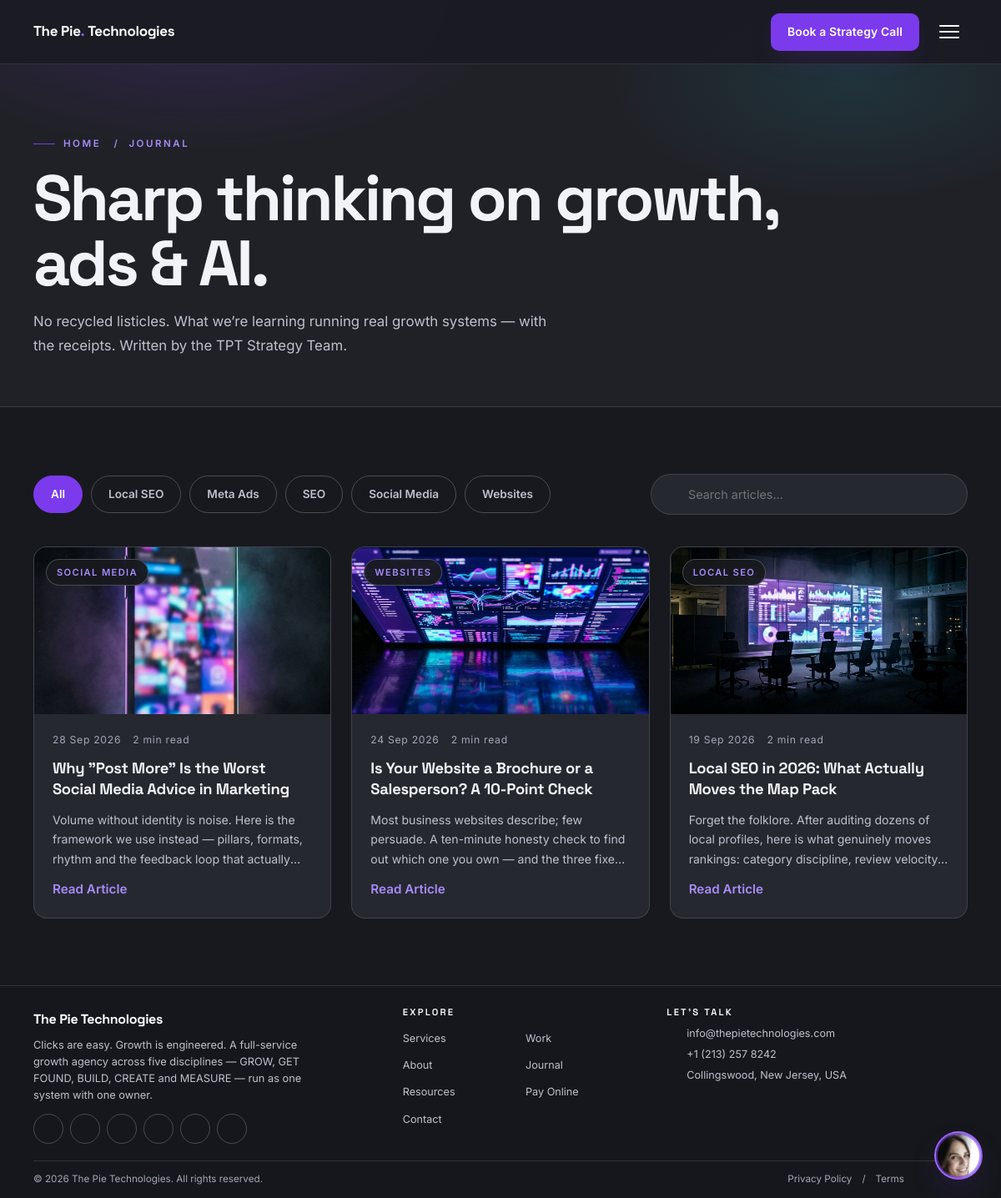
Screenshot of /blog.php with the database file from the repository.
### tables this page shows
CREATE TABLE IF NOT EXISTS blog_categories (
  id INT AUTO_INCREMENT PRIMARY KEY,
  name VARCHAR(100) NOT NULL,
  slug VARCHAR(100) UNIQUE NOT NULL
);

CREATE TABLE IF NOT EXISTS blog_posts (
  id INT AUTO_INCREMENT PRIMARY KEY,
  title VARCHAR(255) NOT NULL,
  slug VARCHAR(255) UNIQUE NOT NULL,
  category_id INT,
  featured_image VARCHAR(255),
  excerpt TEXT,
  content LONGTEXT,
  tags VARCHAR(255) DEFAULT '',
  author VARCHAR(150) DEFAULT 'The Pie Technologies',
  meta_title VARCHAR(255),
  meta_description TEXT,
  reading_time INT DEFAULT 5,
  views INT DEFAULT 0,
  status ENUM('draft','published') DEFAULT 'draft',
  published_at DATETIME,
  created_at TIMESTAMP DEFAULT CURRENT_TIMESTAMP,
  KEY idx_post_status (status),
  KEY idx_post_cat (category_id),
  CONSTRAINT fk_post_category FOREIGN KEY (category_id)
    REFERENCES blog_categories (id) ON DELETE SET NULL
);

### includes/functions.php (called while the page is built, shortened)
<?php
function settingsCache($reset = false)
{
    static $cache = null;
    if ($cache !== null) {
        return $cache;
    }
    $cache = array();
    foreach (dbAll('SELECT setting_key, setting_value FROM settings') as $row) {
        $cache[$row['setting_key']] = $row['setting_value'];
    }
    return $cache;
}
function getSetting($key, $default = '')
{
    $all = settingsCache();
    if (isset($all[$key]) && $all[$key] !== null && $all[$key] !== '') {
        return $all[$key];
    }
    return $default;
}
function esc($value)
{
    return htmlspecialchars((string) $value, ENT_QUOTES, 'UTF-8');
}
function url($path = '', $pretty = null)
{
    $path = trim((string) $path, '/');
    if ($pretty === null) {
        $pretty = PRETTY_URLS;
    }
    if ($path !== '' && substr($path, -4) !== '.php' && $pretty && strpos($path, '?') === false) {
        $url = BASE_URL . '/' . $path;
    } elseif ($path !== '' && substr($path, -4) !== '.php' && !$pretty && strpos($path, '?') === false) {
        $url = BASE_URL . '/' . $path . '.php';
    } else {
        $url = BASE_URL . ($path === '' ? '/' : '/' . $path);
    }
    return $url;
}
function asset($path)
{
    return BASE_URL . '/' . ltrim((string) $path, '/');
}
function formatDate($datetime, $format = 'j M Y')
{
    $ts = strtotime((string) $datetime);
    return $ts ? date($format, $ts) : '';
}
require_once dirname(__DIR__) . '/core/SampleContent.php';
function getPosts($opts = array())
{
    if (SampleContent::usesFallback('blog_posts')) { return SampleContent::posts($opts); }
    $where    = array("p.status = 'published'");
    $params   = array();
    $category = isset($opts['category']) ? $opts['category'] : '';
    $search   = isset($opts['search']) ? trim((string) $opts['search']) : '';
    $whereSql = implode(' AND ', $where);
    $totalRow = dbOne(
        "SELECT COUNT(*) AS c FROM blog_posts p LEFT JOIN blog_categories c ON c.id = p.category_id WHERE $whereSql",
        $params
    );
    $total = $totalRow ? (int) $totalRow['c'] : 0;
    $perPage = max(1, isset($opts['per_page']) ? (int) $opts['per_page'] : 9);
    $pages   = max(1, (int) ceil($total / $perPage));
    $page    = min(max(1, isset($opts['page']) ? (int) $opts['page'] : 1), $pages);
    $offset  = ($page - 1) * $perPage;
    $posts = dbAll(
        "SELECT p.*, c.name AS category_name, c.slug AS category_slug
         FROM blog_posts p LEFT JOIN blog_categories c ON c.id = p.category_id
         WHERE $whereSql
         ORDER BY p.published_at DESC, p.id DESC
         LIMIT $perPage OFFSET $offset",
        $params
    );
    return array('posts' => $posts, 'total' => $total, 'pages' => $pages, 'page' => $page);
}
function getBlogCategories()
{
    return dbAll('SELECT * FROM blog_categories ORDER BY name ASC');
}

### includes/db.php (called while the page is built, shortened)
<?php
if (!function_exists('dbAll')) {
    function dbAll($sql, $params = array())
    {
        try {
            $st = $GLOBALS['pdo']->prepare($sql);
            $st->execute($params);
            return $st->fetchAll();
        } catch (PDOException $e) {
            error_log('[TPT] Query failed: ' . $e->getMessage() . ' | ' . $sql);
            return array();
        }
    }
}
if (!function_exists('dbOne')) {
    function dbOne($sql, $params = array())
    {
        $rows = dbAll($sql, $params);
        return $rows ? $rows[0] : null;
    }
}

### includes/init.php (called while the page is built, shortened)
<?php
require_once __DIR__ . '/db.php';
require_once __DIR__ . '/functions.php';
require_once __DIR__ . '/data.php';
if (getSetting('maintenance_mode', '0') === '1') {
    $script     = isset($_SERVER['SCRIPT_NAME']) ? $_SERVER['SCRIPT_NAME'] : '';
    $isAdminArea = strpos(parse_url($_SERVER['REQUEST_URI'] ?? '', PHP_URL_PATH), '/admin') === 0 || strpos($script, '/admin/') !== false;
    $allowedIp  = getSetting('maintenance_ip', '');
    $clientIp   = pieClientIp();
    if (!$isAdminArea && !isAdminLoggedIn() && ($allowedIp === '' || $clientIp !== $allowedIp)) {
        http_response_code(503);
        require BASE_PATH . '/maintenance.php';
        exit;
    }
}

### core/SampleContent.php (called while the page is built, shortened)
<?php
class SampleContent
{
    public static function usesFallback($table)
    {
        static $empty = array();
        if (!isset($empty[$table])) {
            $count = DB_OK ? dbOne('SELECT COUNT(*) AS total FROM ' . $table) : null;
            $total = (is_array($count) && isset($count['total'])) ? (int) $count['total'] : -1;
            $empty[$table] = !DB_OK || ($total === 0);
        }
        return $empty[$table];
    }
}

### blog.php (the view, shortened to what this page needs)
<?php
require_once __DIR__ . '/includes/init.php';
$category = isset($_GET['category']) ? sanitize($_GET['category']) : '';
$search   = isset($_GET['q']) ? sanitize($_GET['q']) : '';
$page     = isset($_GET['page']) ? max(1, (int) $_GET['page']) : 1;
$result   = getPosts(array('category' => $category, 'search' => $search, 'page' => $page, 'per_page' => 9));
$posts    = $result['posts'];
$cats     = getBlogCategories();
function blogQueryUrl($params = array())
{
    $query = array();
    if (!empty($params['category'])) { $query['category'] = $params['category']; }
    return url('blog') . ($query ? '?' . http_build_query($query) : '');
}
require_once __DIR__ . '/includes/header.php';
?>
<section class="page-hero">
    <div class="container">
        <p class="eyebrow crumbs"><a href="<?= url('') ?>">Home</a> &nbsp;/&nbsp; Journal</p>
        <h1>Sharp thinking on growth, ads &amp; AI.</h1>
        <p class="lead">No recycled listicles. What we&rsquo;re learning running real growth systems — with the receipts. Written by the TPT Strategy Team.</p>
    </div>
</section>
<section class="section">
    <div class="container">
        <div class="blog-toolbar">
            <div class="filter-tabs" style="margin-bottom:0" role="group" aria-label="Filter articles by category">
                <a class="filter-tab<?= $category === '' ? ' active' : '' ?>" href="<?= blogQueryUrl(array('q' => $search)) ?>">All</a>
                <?php foreach ($cats as $cat): ?>
                <a class="filter-tab<?= $category === $cat['slug'] ? ' active' : '' ?>" href="<?= blogQueryUrl(array('category' => $cat['slug'], 'q' => $search)) ?>"><?= esc($cat['name']) ?></a>
                <?php endforeach; ?>
            </div>
            <form class="search-box" role="search" method="get" action="<?= url('blog') ?>">
                <?= icon('search', 16) ?>
                <input type="search" name="q" value="<?= esc($search) ?>" placeholder="Search articles…" aria-label="Search articles">
            </form>
        </div>
        <?php if ($posts): ?>
        <div class="blog-grid">
            <?php foreach ($posts as $i => $post): ?>
            <article class="blog-card" data-aos="fade-up" data-aos-delay="<?= ($i % 3) * 80 ?>">
                <div class="blog-card-media">
                    <?php if (!empty($post['category_name'])): ?><span class="blog-cat"><?= esc($post['category_name']) ?></span><?php endif; ?>
                    <img src="<?= asset($post['featured_image'] !== '' ? $post['featured_image'] : 'assets/images/placeholder.svg') ?>" alt="<?= esc($post['title']) ?>" loading="lazy">
                </div>
                <div class="blog-card-body">
                    <div class="blog-meta">
                        <span><?= esc(formatDate($post['published_at'])) ?></span>
                        <span><?= (int) $post['reading_time'] ?> min read</span>
                    </div>
                    <h3><a href="<?= url('blog/' . $post['slug']) ?>"><?= esc($post['title']) ?></a></h3>
                    <p class="blog-excerpt"><?= esc($post['excerpt']) ?></p>
                    <a class="link-arrow" href="<?= url('blog/' . $post['slug']) ?>">Read Article <?= icon('arrow-r', 16) ?></a>
                </div>
            </article>
            <?php endforeach; ?>
        </div>
        <?php else: ?>
        <div class="chart-card text-center">
            <p class="text-muted">No articles match<?= $search !== '' ? ' &ldquo;' . esc($search) . '&rdquo;' : '' ?> yet. Try another category or <a href="<?= url('blog') ?>" style="color:var(--violet-soft)">clear the filters</a>.</p>
        </div>
        <?php endif; ?>
    </div>
</section>
<?php require_once __DIR__ . '/includes/footer.php'; ?>

### includes/data.php (shortened to what this page needs)
<?php
function icon($name, $size = 20)
{
    $body = isset($paths[$name]) ? $paths[$name] : $paths['sparkle'];
    return '<svg class="icon icon-' . esc($name) . '" width="' . (int) $size . '" height="' . (int) $size
        . '" viewBox="0 0 24 24" fill="none" stroke="currentColor" stroke-width="1.6" stroke-linecap="round" stroke-linejoin="round" aria-hidden="true">'
        . $body . '</svg>';
}

### assets/css/style.css (style rules this page uses)
:root { --bg:#18191e; --bg-soft:#202127; --surface:#262830; --surface-2:#2e303a; --line:rgba(255,255,255,.12); --line-strong:rgba(255,255,255,.22); --text:#f2f3f7; --muted:#bec1cd; --muted-2:#a2a8b8; --violet:#7c3aed; --violet-2:#8b5cf6; --violet-soft:#a78bfa; --violet-glow:rgba(124,58,237,.38); --cyan:#22d3ee; --amber:#f59e0b; --green:#22c55e; --red:#ef4444; --radius:16px; --radius-sm:10px; --font-display:'Space Grotesk','Inter',system-ui,-apple-system,'Segoe UI',sans-serif; --font-body:'Inter',system-ui,-apple-system,'Segoe UI',sans-serif; --container:1240px; --gutter:clamp(18px,4vw,40px); --section:clamp(56px,6.6vw,100px); --ease:cubic-bezier(.22,1,.36,1); --nav-h:76px; }
*,*::before,*::after { box-sizing:border-box }
html { overflow-x:clip;-webkit-text-size-adjust:100%;scroll-behavior:smooth;scroll-padding-top:calc(var(--nav-h) + 14px) }
body { margin:0;background:var(--bg);color:var(--text); font-family:var(--font-body);font-size:16px;line-height:1.65; -webkit-font-smoothing:antialiased;text-rendering:optimizeLegibility; overflow-x:clip; }
img,svg,video { max-width:100%;display:block }
input,select,textarea { font:inherit }
h1,h2,h3,h4,h5 { margin:0;font-family:var(--font-display);font-weight:700;letter-spacing:-.03em;line-height:1.05 }
p { margin:0 }
html { scrollbar-color:#666b7c var(--bg) }
.container { width:min(100% - (var(--gutter) * 2),var(--container));margin-inline:auto }
.section { padding-block:var(--section) }
.eyebrow { display:inline-flex;align-items:center;gap:10px; font-size:.72rem;font-weight:600;letter-spacing:.22em;text-transform:uppercase; color:var(--violet-soft);margin:0 0 18px; }
.eyebrow::before { content:"";width:26px;height:1px;background:var(--violet); }
.link-arrow { display:inline-flex;align-items:center;gap:8px;font-weight:600;font-size:.95rem;color:var(--violet-soft); transition:gap .2s var(--ease),color .2s; }
.footer-contact .icon { flex:none;margin-top:3px;color:var(--violet-soft) }

### assets/css/refinements.css (style rules this page uses)
.blog-card h3 a { overflow-wrap:anywhere }
.blog-card img { max-width:100% }
img { max-width:100% }

### rows the page displays
blog_categories: name "Local SEO"
blog_categories: name "Meta Ads"
blog_categories: name "SEO"
blog_categories: name "Social Media"
blog_categories: name "Websites"
blog_posts: category.name "SOCIAL MEDIA", featured_image (picture), published_at "28 Sep 2026", reading_time "2", title "Why \"Post More\" Is the Worst Social Media Advice in Marketing", excerpt "Volume without identity is noise. Here is the framework we use instead — pillars, formats, rhythm and the feedback loop that…", $size 16 (drawn)
blog_posts: category.name "WEBSITES", featured_image (picture), published_at "24 Sep 2026", reading_time "2", title "Is Your Website a Brochure or a Salesperson? A 10-Point Check", excerpt "Most business websites describe; few persuade. A ten-minute honesty check to find out which one you own — and the three…", $size 16 (drawn)
blog_posts: category.name "LOCAL SEO", featured_image (picture), published_at "19 Sep 2026", reading_time "2", title "Local SEO in 2026: What Actually Moves the Map Pack", excerpt "Forget the folklore. After auditing dozens of local profiles, here is what genuinely moves rankings: category discipline, review…", $size 16 (drawn)

### other values shown
$siteName "The Pie Technologies"
getSetting('site_tagline', 'Clicks are easy. Growth is engineered.') "Clicks are easy. Growth is engineered. A full-service growth agency across five disciplines — GROW, GET FOUND, BUILD, CREATE and MEASURE — run as one system with one owner."
$label "Services"
$label "Work"
$label "About"
$label "Journal"
$label "Resources"
$label "Pay Online"
$label "Contact"
getSetting('site_email', 'info@thepietechnologies.com') "info@thepietechnologies.com"
getSetting('site_phone', '+1 (213) 257 8242') "+1 (213) 257 8242"
getSetting('site_address', 'Collingswood, New Jersey, USA') "Collingswood, New Jersey, USA"
